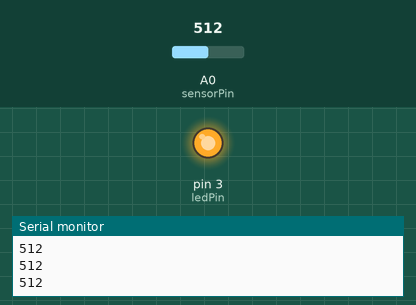
Simulated run of this sketch. Board: Arduino Uno, built with avr-gcc and run on an emulated ATmega328P. Parts: output pins drawn as LEDs (lit = HIGH), the last lines printed to the serial monitor. The test bench sets the inputs (shaded band); at power-on: A0 (sensorPin) = 512.

Above: at 1.2 s.
1.3 s: A0 (sensorPin) set to 493
At 1.7 s:
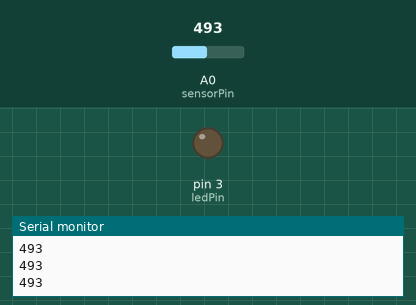
2.8 s: A0 (sensorPin) set to 510
At 4.0 s:
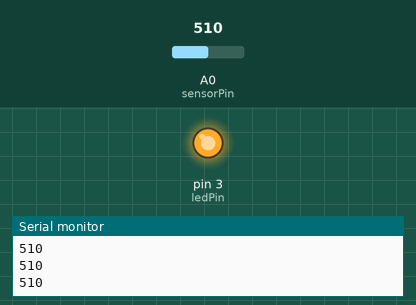
4.3 s: A0 (sensorPin) set to 490
At 5.5 s:
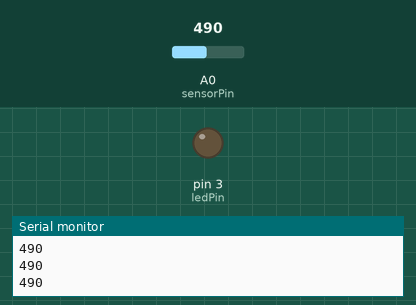
Timing chart, 0 to 7.3 s (numbered marks = the images above; inputs shaded):
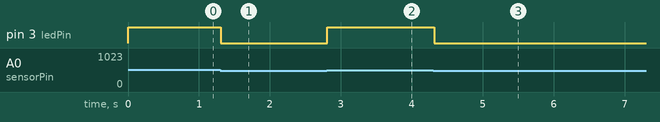

Measured:
- the behaviour switches between 501 and 500 on A0 (sensorPin) (found by bisection; images 0 and 1)
- after the input at 1.3 s, pin 3 (ledPin): HIGH → LOW at once
- after the input at 2.8 s, pin 3 (ledPin): LOW → HIGH at once
- after the input at 4.3 s, pin 3 (ledPin): HIGH → LOW at once

The sketch:

VibraationSensorExplore9.ino
```cpp
// Pin assignment
int sensorPin = A0;   // Select the input pin for the vibration sensor
int ledPin = 3;      // Select the pin for the LED

// Variable to store the sensor's analog value
int sensorValue = 0;

void setup() {
  // Declare the LED pin as an OUTPUT
  pinMode(ledPin, OUTPUT);

  // Begin serial communication at 9600 bps
  Serial.begin(9600);
}

void loop() {
  // Read the analog value from the vibration sensor
  sensorValue = analogRead(sensorPin);

  // Output the sensor value to the Serial Monitor for plotting
  Serial.println(sensorValue);

  // Threshold for turning the LED on
  int threshold = 500; // Adjust this based on the sensor and environment

  // If the sensor value exceeds the threshold, turn on the LED
  if (sensorValue > threshold) {
    digitalWrite(ledPin, HIGH); // Turn on the LED
  } else {
    digitalWrite(ledPin, LOW);  // Otherwise, turn off the LED
  }

  // Delay to prevent excessive reading frequency
  delay(100); // Adjust as needed for smoother plotting
}
```
